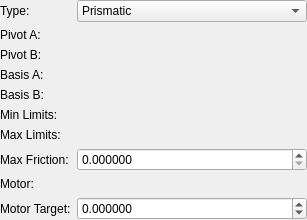
<?xml version="1.0" encoding="UTF-8"?>
<ui version="4.0">
 <class>LinearClearance</class>
 <widget class="QWidget" name="LinearClearance">
  <property name="geometry">
   <rect>
    <x>0</x>
    <y>0</y>
    <width>307</width>
    <height>198</height>
   </rect>
  </property>
  <property name="windowTitle">
   <string>Form</string>
  </property>
  <layout class="QFormLayout" name="formLayout">
   <property name="leftMargin">
    <number>0</number>
   </property>
   <property name="topMargin">
    <number>0</number>
   </property>
   <property name="rightMargin">
    <number>0</number>
   </property>
   <property name="bottomMargin">
    <number>0</number>
   </property>
   <item row="0" column="0">
    <widget class="QLabel" name="label">
     <property name="text">
      <string>Type:</string>
     </property>
    </widget>
   </item>
   <item row="0" column="1">
    <widget class="QComboBox" name="comboBox">
     <item>
      <property name="text">
       <string>Prismatic</string>
      </property>
     </item>
     <item>
      <property name="text">
       <string>Hinge</string>
      </property>
     </item>
     <item>
      <property name="text">
       <string>Ball Socket</string>
      </property>
     </item>
    </widget>
   </item>
   <item row="1" column="0">
    <widget class="QLabel" name="label_2">
     <property name="text">
      <string>Pivot A:</string>
     </property>
    </widget>
   </item>
   <item row="1" column="1">
    <widget class="Vec3Setter" name="widgetPivotA" native="true"/>
   </item>
   <item row="2" column="0">
    <widget class="QLabel" name="label_3">
     <property name="text">
      <string>Pivot B:</string>
     </property>
    </widget>
   </item>
   <item row="2" column="1">
    <widget class="Vec3Setter" name="widgetPivotB" native="true"/>
   </item>
   <item row="3" column="0">
    <widget class="QLabel" name="label_4">
     <property name="text">
      <string>Basis A:</string>
     </property>
    </widget>
   </item>
   <item row="3" column="1">
    <widget class="RotationSetter" name="widgetBasisA" native="true"/>
   </item>
   <item row="4" column="0">
    <widget class="QLabel" name="label_5">
     <property name="text">
      <string>Basis B:</string>
     </property>
    </widget>
   </item>
   <item row="4" column="1">
    <widget class="RotationSetter" name="widgetBasisB" native="true"/>
   </item>
   <item row="5" column="0">
    <widget class="QLabel" name="label_6">
     <property name="text">
      <string>Min Limits:</string>
     </property>
    </widget>
   </item>
   <item row="5" column="1">
    <widget class="Vec3Setter" name="widgetMin" native="true"/>
   </item>
   <item row="6" column="0">
    <widget class="QLabel" name="label_9">
     <property name="text">
      <string>Max Limits:</string>
     </property>
    </widget>
   </item>
   <item row="6" column="1">
    <widget class="Vec3Setter" name="widgetMax" native="true"/>
   </item>
   <item row="7" column="0">
    <widget class="QLabel" name="label_7">
     <property name="text">
      <string>Max Friction:</string>
     </property>
    </widget>
   </item>
   <item row="7" column="1">
    <widget class="QDoubleSpinBox" name="spinBoxFriction">
     <property name="decimals">
      <number>6</number>
     </property>
     <property name="maximum">
      <double>9999.000000000000000</double>
     </property>
    </widget>
   </item>
   <item row="8" column="0">
    <widget class="QLabel" name="label_8">
     <property name="text">
      <string>Motor:</string>
     </property>
    </widget>
   </item>
   <item row="8" column="1">
    <widget class="MotorSelector" name="widgetMotor" native="true"/>
   </item>
   <item row="9" column="0">
    <widget class="QLabel" name="label_10">
     <property name="text">
      <string>Motor Target:</string>
     </property>
    </widget>
   </item>
   <item row="9" column="1">
    <widget class="QDoubleSpinBox" name="spinBoxMotorTarget">
     <property name="decimals">
      <number>6</number>
     </property>
     <property name="minimum">
      <double>-9999.000000000000000</double>
     </property>
     <property name="maximum">
      <double>9999.000000000000000</double>
     </property>
    </widget>
   </item>
  </layout>
 </widget>
 <customwidgets>
  <customwidget>
   <class>RotationSetter</class>
   <extends>QWidget</extends>
   <header>rotationsetter.h</header>
   <container>1</container>
  </customwidget>
  <customwidget>
   <class>Vec3Setter</class>
   <extends>QWidget</extends>
   <header>vec3setter.h</header>
   <container>1</container>
  </customwidget>
  <customwidget>
   <class>MotorSelector</class>
   <extends>QWidget</extends>
   <header>motorselector.h</header>
   <container>1</container>
  </customwidget>
 </customwidgets>
 <resources/>
 <connections/>
</ui>
